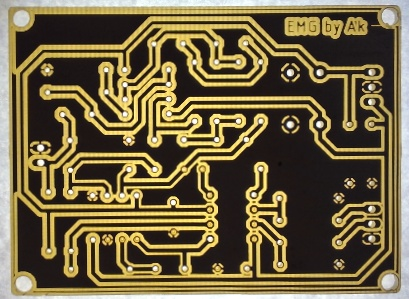
#> input picture test_functions/testpcb.jpg, 409 x 299 px, found by its file name
$ python HSV_test.py
#> lines starting #> are read from the running program, lines starting #| are printed output that depends on the picture; after the words box and inside, x2 and y2 are one past the last pixel; in counts of white or black regions, pixels touching at a corner belong together
import cv2
import numpy as np
import matplotlib.pyplot as plt

# โหลดภาพ
image_path = "test_functions/testpcb.jpg"
image_pcb = cv2.imread(image_path)
#> image_pcb is the input picture: shape (299, 409, 3); mean B, G, R 67.3, 101, 114.5
image_rgb = cv2.cvtColor(image_pcb, cv2.COLOR_BGR2RGB)

# แปลงภาพเป็น HSV เพื่อคัดกรองสี
hsv = cv2.cvtColor(image_pcb, cv2.COLOR_BGR2HSV)
#> hsv: shape (299, 409, 3); mean H, S, V 40.4, 114.5, 115.2

# กำหนดช่วงค่าสำหรับ "สีน้ำตาลเข้ม" (Hue โดยประมาณระหว่าง 10-30)
lower_brown = np.array([15, 50, 20])
upper_brown = np.array([30, 255, 100])

# สร้าง mask สำหรับสีน้ำตาลเข้ม
brown_mask = cv2.inRange(hsv, lower_brown, upper_brown)
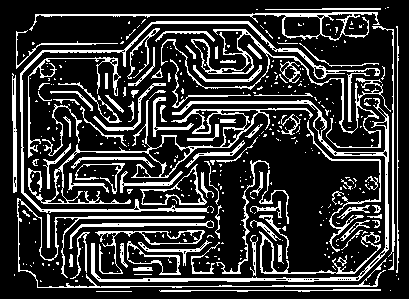
#> brown_mask: shape (299, 409); 20.9% white in thin lines or dots

# แสดงเฉพาะบริเวณสีน้ำตาลเข้มในภาพ RGB
brown_only = cv2.bitwise_and(image_rgb, image_rgb, mask=brown_mask)
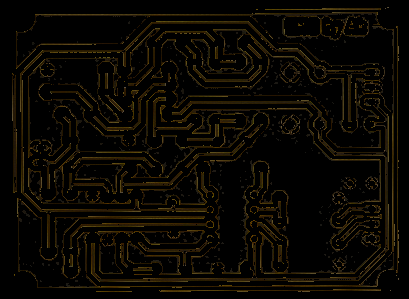
#> brown_only: shape (299, 409, 3); mean R, G, B 10.8, 7.8, 2.1

# แสดงผลลัพธ์
plt.figure(figsize=(15, 5))
plt.subplot(1, 3, 1), plt.imshow(image_rgb), plt.title("Original Image")
plt.subplot(1, 3, 2), plt.imshow(brown_mask, cmap="gray"), plt.title("Brown Mask")
plt.subplot(1, 3, 3), plt.imshow(brown_only), plt.title("Brown Only")
plt.show()
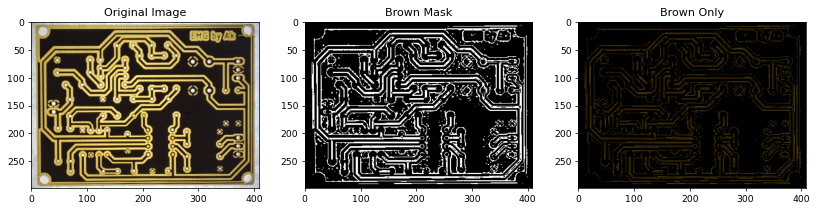
#> figure drawn by matplotlib, 3 panels
